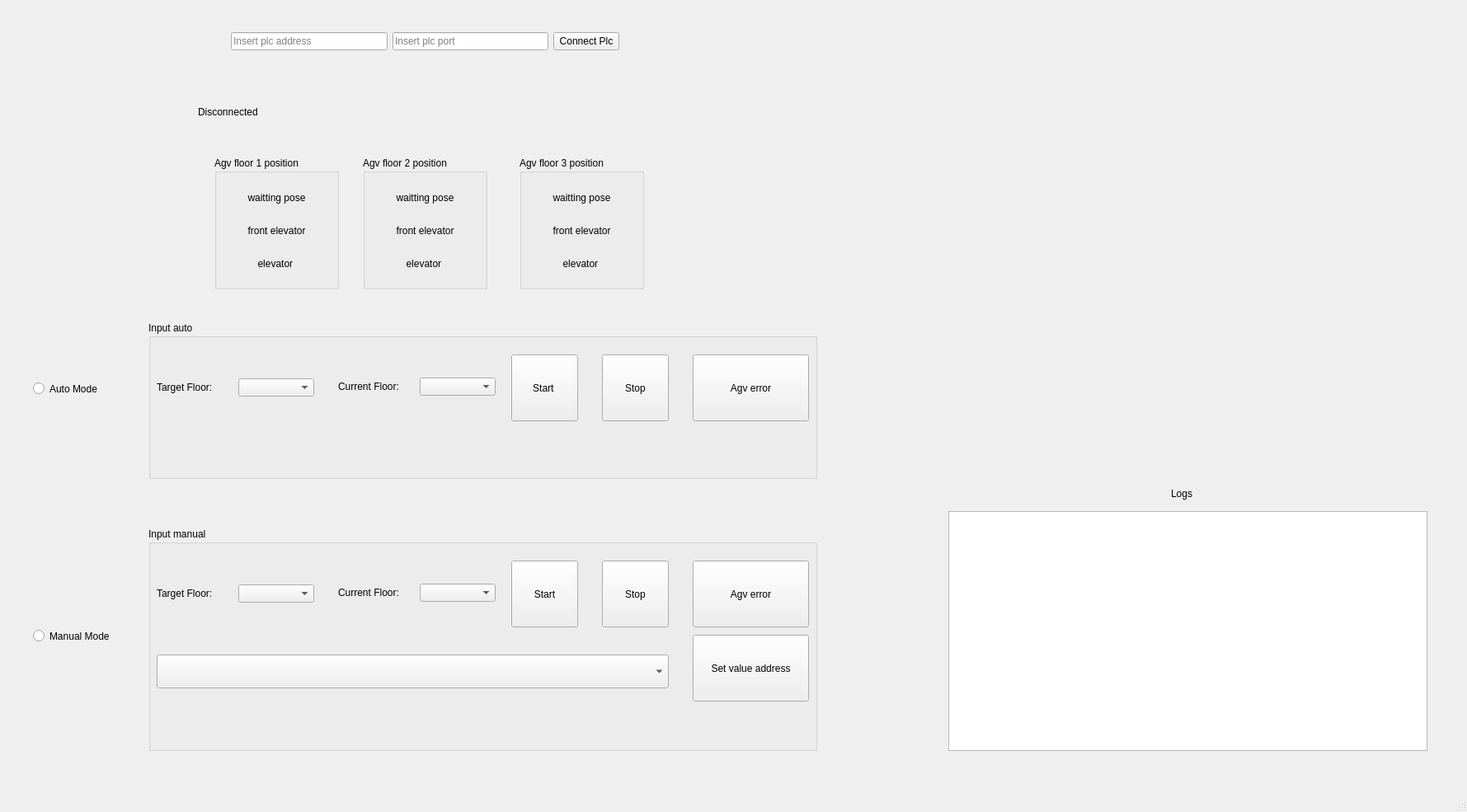
<?xml version="1.0" encoding="UTF-8"?>
<ui version="4.0">
 <class>MainWindow</class>
 <widget class="QMainWindow" name="MainWindow">
  <property name="geometry">
   <rect>
    <x>0</x>
    <y>0</y>
    <width>1779</width>
    <height>985</height>
   </rect>
  </property>
  <property name="windowTitle">
   <string>MainWindow</string>
  </property>
  <widget class="QWidget" name="centralwidget">
   <widget class="QWidget" name="horizontalLayoutWidget">
    <property name="geometry">
     <rect>
      <x>280</x>
      <y>20</y>
      <width>471</width>
      <height>61</height>
     </rect>
    </property>
    <layout class="QHBoxLayout" name="horizontalLayout">
     <item>
      <widget class="QLineEdit" name="ip_plc_text">
       <property name="inputMask">
        <string/>
       </property>
       <property name="text">
        <string/>
       </property>
       <property name="placeholderText">
        <string>Insert plc address</string>
       </property>
       <property name="clearButtonEnabled">
        <bool>false</bool>
       </property>
      </widget>
     </item>
     <item>
      <widget class="QLineEdit" name="port_plc_text">
       <property name="placeholderText">
        <string>Insert plc port</string>
       </property>
      </widget>
     </item>
     <item>
      <widget class="QPushButton" name="connect_plc_button">
       <property name="text">
        <string>Connect Plc</string>
       </property>
      </widget>
     </item>
    </layout>
   </widget>
   <widget class="QLabel" name="status_display">
    <property name="geometry">
     <rect>
      <x>240</x>
      <y>110</y>
      <width>551</width>
      <height>51</height>
     </rect>
    </property>
    <property name="text">
     <string>Disconnected</string>
    </property>
   </widget>
   <widget class="QGroupBox" name="groupBox">
    <property name="geometry">
     <rect>
      <x>260</x>
      <y>190</y>
      <width>151</width>
      <height>161</height>
     </rect>
    </property>
    <property name="title">
     <string>Agv floor 1 position</string>
    </property>
    <widget class="QLabel" name="waitting_pose_1">
     <property name="geometry">
      <rect>
       <x>10</x>
       <y>30</y>
       <width>131</width>
       <height>39</height>
      </rect>
     </property>
     <property name="text">
      <string>waitting pose</string>
     </property>
     <property name="alignment">
      <set>Qt::AlignCenter</set>
     </property>
    </widget>
    <widget class="QLabel" name="elevator_1">
     <property name="geometry">
      <rect>
       <x>10</x>
       <y>110</y>
       <width>131</width>
       <height>39</height>
      </rect>
     </property>
     <property name="text">
      <string>elevator </string>
     </property>
     <property name="alignment">
      <set>Qt::AlignCenter</set>
     </property>
    </widget>
    <widget class="QLabel" name="front_elevator_1">
     <property name="geometry">
      <rect>
       <x>10</x>
       <y>70</y>
       <width>131</width>
       <height>39</height>
      </rect>
     </property>
     <property name="text">
      <string>front elevator</string>
     </property>
     <property name="alignment">
      <set>Qt::AlignCenter</set>
     </property>
    </widget>
   </widget>
   <widget class="QGroupBox" name="groupBox_2">
    <property name="geometry">
     <rect>
      <x>440</x>
      <y>190</y>
      <width>151</width>
      <height>161</height>
     </rect>
    </property>
    <property name="title">
     <string>Agv floor 2 position</string>
    </property>
    <widget class="QLabel" name="waitting_pose_2">
     <property name="geometry">
      <rect>
       <x>10</x>
       <y>30</y>
       <width>131</width>
       <height>39</height>
      </rect>
     </property>
     <property name="text">
      <string>waitting pose</string>
     </property>
     <property name="alignment">
      <set>Qt::AlignCenter</set>
     </property>
    </widget>
    <widget class="QLabel" name="elevator_2">
     <property name="geometry">
      <rect>
       <x>10</x>
       <y>110</y>
       <width>131</width>
       <height>39</height>
      </rect>
     </property>
     <property name="text">
      <string>elevator </string>
     </property>
     <property name="alignment">
      <set>Qt::AlignCenter</set>
     </property>
    </widget>
    <widget class="QLabel" name="front_elevator_2">
     <property name="geometry">
      <rect>
       <x>10</x>
       <y>70</y>
       <width>131</width>
       <height>39</height>
      </rect>
     </property>
     <property name="text">
      <string>front elevator</string>
     </property>
     <property name="alignment">
      <set>Qt::AlignCenter</set>
     </property>
    </widget>
   </widget>
   <widget class="QGroupBox" name="groupBox_3">
    <property name="geometry">
     <rect>
      <x>630</x>
      <y>190</y>
      <width>151</width>
      <height>161</height>
     </rect>
    </property>
    <property name="title">
     <string>Agv floor 3 position</string>
    </property>
    <widget class="QLabel" name="waitting_pose_3">
     <property name="geometry">
      <rect>
       <x>10</x>
       <y>30</y>
       <width>131</width>
       <height>39</height>
      </rect>
     </property>
     <property name="text">
      <string>waitting pose</string>
     </property>
     <property name="alignment">
      <set>Qt::AlignCenter</set>
     </property>
    </widget>
    <widget class="QLabel" name="elevator_3">
     <property name="geometry">
      <rect>
       <x>10</x>
       <y>110</y>
       <width>131</width>
       <height>39</height>
      </rect>
     </property>
     <property name="text">
      <string>elevator </string>
     </property>
     <property name="alignment">
      <set>Qt::AlignCenter</set>
     </property>
    </widget>
    <widget class="QLabel" name="front_elevator_3">
     <property name="geometry">
      <rect>
       <x>10</x>
       <y>70</y>
       <width>131</width>
       <height>39</height>
      </rect>
     </property>
     <property name="text">
      <string>front elevator</string>
     </property>
     <property name="alignment">
      <set>Qt::AlignCenter</set>
     </property>
    </widget>
   </widget>
   <widget class="QGroupBox" name="groupBox_5">
    <property name="geometry">
     <rect>
      <x>180</x>
      <y>390</y>
      <width>811</width>
      <height>191</height>
     </rect>
    </property>
    <property name="title">
     <string>Input auto</string>
    </property>
    <widget class="QWidget" name="horizontalLayoutWidget_3">
     <property name="geometry">
      <rect>
       <x>10</x>
       <y>40</y>
       <width>191</width>
       <height>80</height>
      </rect>
     </property>
     <layout class="QHBoxLayout" name="horizontalLayout_3">
      <item>
       <widget class="QLabel" name="target_floor_label">
        <property name="text">
         <string>Target Floor:</string>
        </property>
       </widget>
      </item>
      <item>
       <widget class="QComboBox" name="select_target_floor_auto"/>
      </item>
     </layout>
    </widget>
    <widget class="QWidget" name="horizontalLayoutWidget_2">
     <property name="geometry">
      <rect>
       <x>230</x>
       <y>40</y>
       <width>191</width>
       <height>78</height>
      </rect>
     </property>
     <layout class="QHBoxLayout" name="horizontalLayout_2">
      <item>
       <widget class="QLabel" name="cur_floor_label">
        <property name="text">
         <string>Current Floor:</string>
        </property>
       </widget>
      </item>
      <item>
       <widget class="QComboBox" name="select_cur_floor_auto"/>
      </item>
     </layout>
    </widget>
    <widget class="QPushButton" name="start_button_auto">
     <property name="geometry">
      <rect>
       <x>440</x>
       <y>40</y>
       <width>81</width>
       <height>81</height>
      </rect>
     </property>
     <property name="text">
      <string>Start </string>
     </property>
    </widget>
    <widget class="QPushButton" name="stop_button_auto">
     <property name="geometry">
      <rect>
       <x>550</x>
       <y>40</y>
       <width>81</width>
       <height>81</height>
      </rect>
     </property>
     <property name="text">
      <string>Stop</string>
     </property>
    </widget>
    <widget class="QPushButton" name="pause_button_auto">
     <property name="geometry">
      <rect>
       <x>660</x>
       <y>40</y>
       <width>141</width>
       <height>81</height>
      </rect>
     </property>
     <property name="text">
      <string>Agv error</string>
     </property>
    </widget>
    <widget class="QLabel" name="label_status_auto">
     <property name="geometry">
      <rect>
       <x>40</x>
       <y>150</y>
       <width>741</width>
       <height>20</height>
      </rect>
     </property>
     <property name="text">
      <string/>
     </property>
    </widget>
   </widget>
   <widget class="QGroupBox" name="groupBox_6">
    <property name="geometry">
     <rect>
      <x>180</x>
      <y>640</y>
      <width>811</width>
      <height>271</height>
     </rect>
    </property>
    <property name="title">
     <string>Input manual</string>
    </property>
    <widget class="QWidget" name="horizontalLayoutWidget_4">
     <property name="geometry">
      <rect>
       <x>10</x>
       <y>40</y>
       <width>191</width>
       <height>80</height>
      </rect>
     </property>
     <layout class="QHBoxLayout" name="horizontalLayout_4">
      <item>
       <widget class="QLabel" name="target_floor_label_2">
        <property name="text">
         <string>Target Floor:</string>
        </property>
       </widget>
      </item>
      <item>
       <widget class="QComboBox" name="select_target_floor_manual"/>
      </item>
     </layout>
    </widget>
    <widget class="QWidget" name="horizontalLayoutWidget_5">
     <property name="geometry">
      <rect>
       <x>230</x>
       <y>40</y>
       <width>191</width>
       <height>78</height>
      </rect>
     </property>
     <layout class="QHBoxLayout" name="horizontalLayout_5">
      <item>
       <widget class="QLabel" name="cur_floor_label_2">
        <property name="text">
         <string>Current Floor:</string>
        </property>
       </widget>
      </item>
      <item>
       <widget class="QComboBox" name="select_cur_floor_manual"/>
      </item>
     </layout>
    </widget>
    <widget class="QPushButton" name="start_button_manual">
     <property name="geometry">
      <rect>
       <x>440</x>
       <y>40</y>
       <width>81</width>
       <height>81</height>
      </rect>
     </property>
     <property name="text">
      <string>Start</string>
     </property>
    </widget>
    <widget class="QPushButton" name="set_bit_button">
     <property name="geometry">
      <rect>
       <x>660</x>
       <y>130</y>
       <width>141</width>
       <height>81</height>
      </rect>
     </property>
     <property name="text">
      <string>Set value address</string>
     </property>
    </widget>
    <widget class="QComboBox" name="select_bit">
     <property name="geometry">
      <rect>
       <x>10</x>
       <y>154</y>
       <width>621</width>
       <height>41</height>
      </rect>
     </property>
    </widget>
    <widget class="QPushButton" name="stop_button_manual">
     <property name="geometry">
      <rect>
       <x>550</x>
       <y>40</y>
       <width>81</width>
       <height>81</height>
      </rect>
     </property>
     <property name="text">
      <string>Stop</string>
     </property>
    </widget>
    <widget class="QPushButton" name="pause_button_manual">
     <property name="geometry">
      <rect>
       <x>660</x>
       <y>40</y>
       <width>141</width>
       <height>81</height>
      </rect>
     </property>
     <property name="text">
      <string>Agv error</string>
     </property>
    </widget>
    <widget class="QLabel" name="label_status_manual">
     <property name="geometry">
      <rect>
       <x>30</x>
       <y>230</y>
       <width>751</width>
       <height>20</height>
      </rect>
     </property>
     <property name="text">
      <string/>
     </property>
    </widget>
   </widget>
   <widget class="QRadioButton" name="radioButton_auto">
    <property name="geometry">
     <rect>
      <x>40</x>
      <y>460</y>
      <width>112</width>
      <height>23</height>
     </rect>
    </property>
    <property name="text">
     <string>Auto Mode</string>
    </property>
   </widget>
   <widget class="QRadioButton" name="radioButton_manual">
    <property name="geometry">
     <rect>
      <x>40</x>
      <y>760</y>
      <width>112</width>
      <height>23</height>
     </rect>
    </property>
    <property name="text">
     <string>Manual Mode</string>
    </property>
   </widget>
   <widget class="QPlainTextEdit" name="plainTextEdit">
    <property name="geometry">
     <rect>
      <x>1150</x>
      <y>620</y>
      <width>581</width>
      <height>291</height>
     </rect>
    </property>
   </widget>
   <widget class="QLabel" name="label">
    <property name="geometry">
     <rect>
      <x>1420</x>
      <y>590</y>
      <width>67</width>
      <height>17</height>
     </rect>
    </property>
    <property name="text">
     <string>Logs</string>
    </property>
   </widget>
  </widget>
  <widget class="QMenuBar" name="menubar">
   <property name="geometry">
    <rect>
     <x>0</x>
     <y>0</y>
     <width>1779</width>
     <height>22</height>
    </rect>
   </property>
  </widget>
  <widget class="QStatusBar" name="statusbar"/>
 </widget>
 <resources/>
 <connections/>
</ui>
